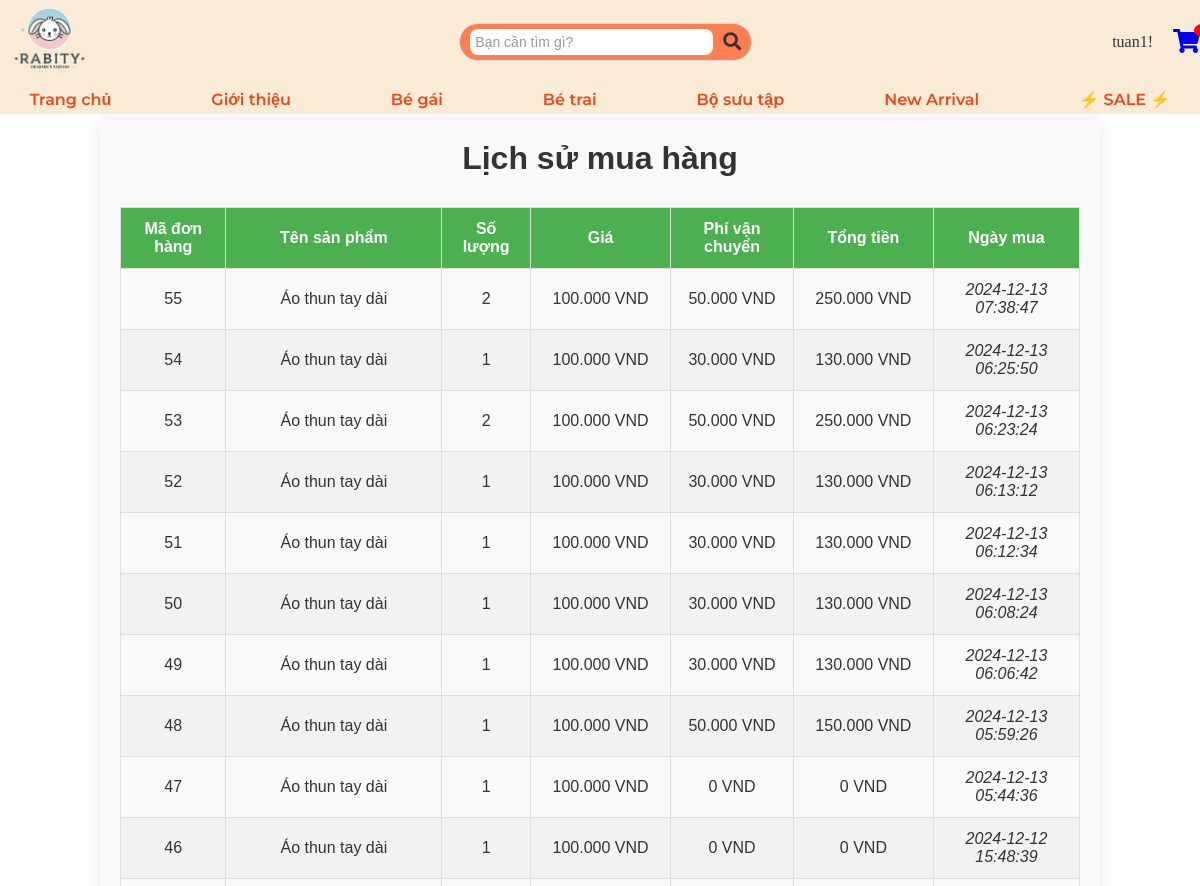
Page /purchase_history.php (signed in, upper part) on the earlier database version.
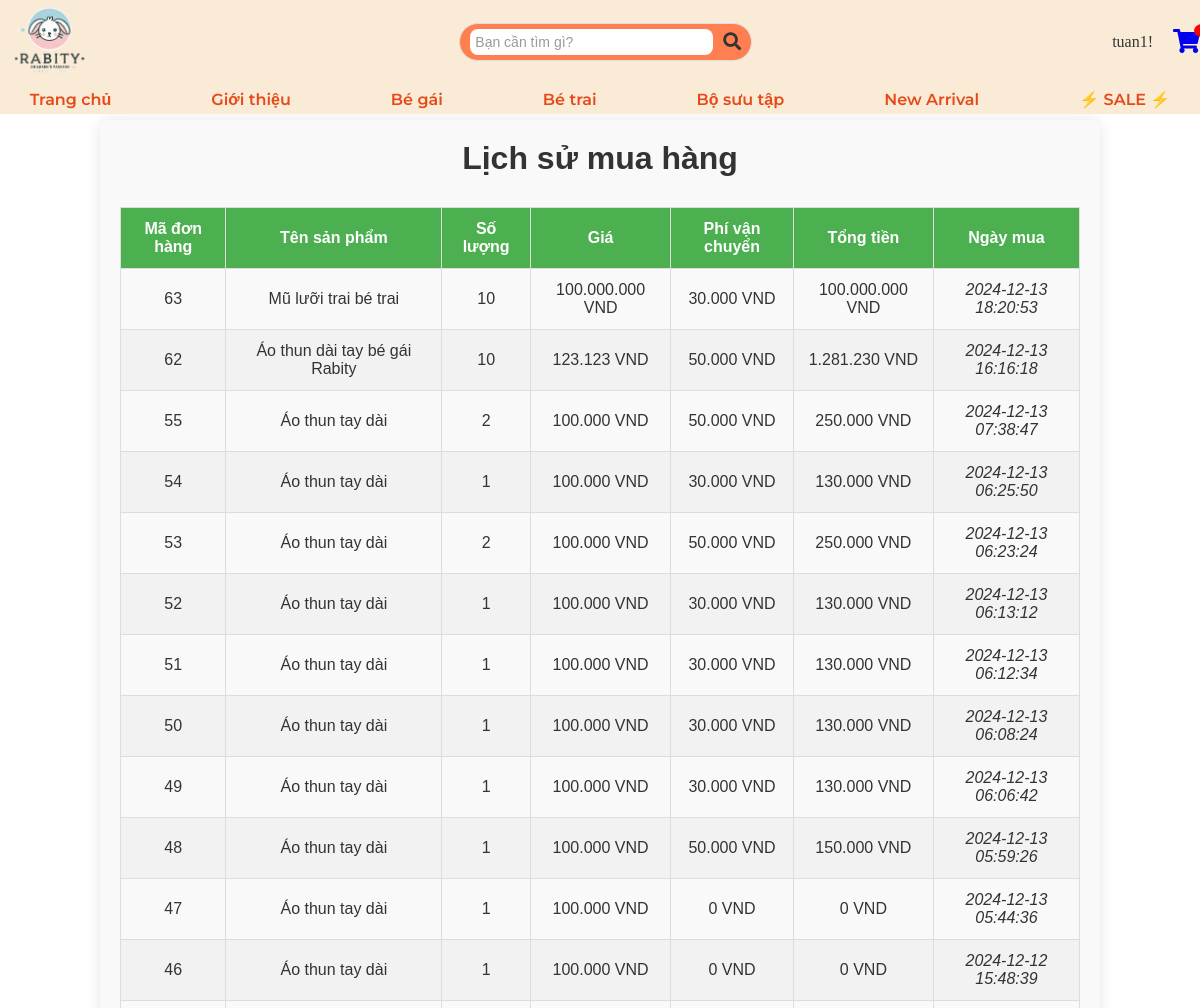
Same page on the later database version.
### tables this page shows
CREATE TABLE `orders` (
  `id` int(11) NOT NULL,
  `user_name` varchar(255) NOT NULL,
  `phone` varchar(20) NOT NULL,
  `address` text NOT NULL,
  `product_id` int(11) NOT NULL,
  `product_name` varchar(255) NOT NULL,
  `price` decimal(10,2) NOT NULL,
  `quantity` int(11) NOT NULL,
  `total_price` decimal(10,2) DEFAULT NULL,
  `created_at` timestamp NOT NULL DEFAULT current_timestamp(),
  `payment_method` varchar(20) NOT NULL,
  `shipping_method` varchar(50) DEFAULT NULL,
  `shipping_cost` float DEFAULT NULL,
  `bank` varchar(255) DEFAULT NULL,
  `user_id` int(11) NOT NULL
);

### purchase_history.php (the view, shortened to what this page needs)
<?php
require 'db.php';
$user_id = $_SESSION['user_id'];
$stmt = $pdo->prepare(
    "SELECT orders.id AS order_id, orders.product_name, orders.quantity,
            orders.price, orders.total_price, orders.shipping_cost, orders.created_at
     FROM orders
     WHERE user_id = ?
     ORDER BY orders.created_at DESC"
);
$stmt->execute([$user_id]);
$orders = $stmt->fetchAll(PDO::FETCH_ASSOC);
?>
<!DOCTYPE html>
<html lang="en">
<head>
    <link rel="stylesheet" href="./css/purchase_history.css">
</head>
<body>
    <?php include 'header.php'; ?>
    <main>
        <div class="order-history-container">
            <h1>Lịch sử mua hàng</h1>
            <?php if (empty($orders)): ?>
                <p>Bạn chưa có đơn hàng nào.</p>
            <?php else: ?>
                <table class="order-history-table">
                    <thead>
                        <tr>
                            <th>Mã đơn hàng</th>
                            <th>Tên sản phẩm</th>
                            <th>Số lượng</th>
                            <th>Giá</th>
                            <th>Phí vận chuyển</th>
                            <th>Tổng tiền</th>
                            <th>Ngày mua</th>
                        </tr>
                    </thead>
                    <tbody>
                        <?php foreach ($orders as $order): ?>
                            <tr>
                                <td><?php echo htmlspecialchars($order['order_id']); ?></td>
                                <td><?php echo htmlspecialchars($order['product_name']); ?></td>
                                <td><?php echo htmlspecialchars($order['quantity']); ?></td>
                                <td><?php echo number_format($order['price'], 0, ',', '.'); ?> VND</td>
                                <td><?php echo number_format($order['shipping_cost'], 0, ',', '.'); ?> VND</td>
                                <td><?php echo number_format($order['total_price'], 0, ',', '.'); ?> VND</td>
                                <td><?php echo htmlspecialchars($order['created_at']); ?></td>
                            </tr>
                        <?php endforeach; ?>
                    </tbody>
                </table>
            <?php endif; ?>
        </div>
    </main>
    <?php include 'footer.php'; ?>
</body>
</html>

Differences in the rows shown:
added orders: id "63", product_name "Mũ lưỡi trai bé trai", quantity "10", price "100.000.000", shipping_cost "30.000", total_price "100.000.000", created_at "2024-12-13 18:20:53"
added orders: id "62", product_name "Áo thun dài tay bé gái Rabity", quantity "10", price "123.123", shipping_cost "50.000", total_price "1.281.230", created_at "2024-12-13 16:16:18"
